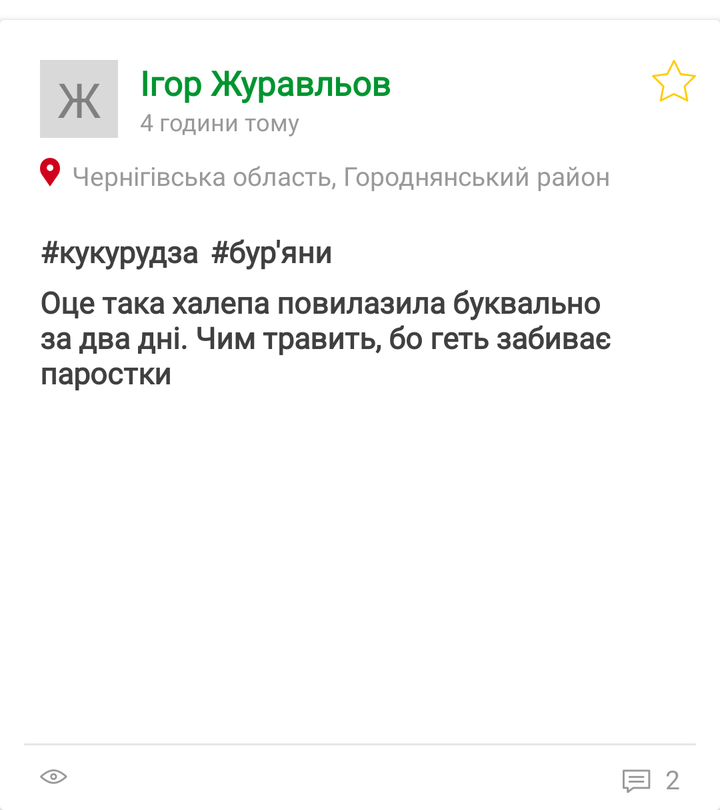
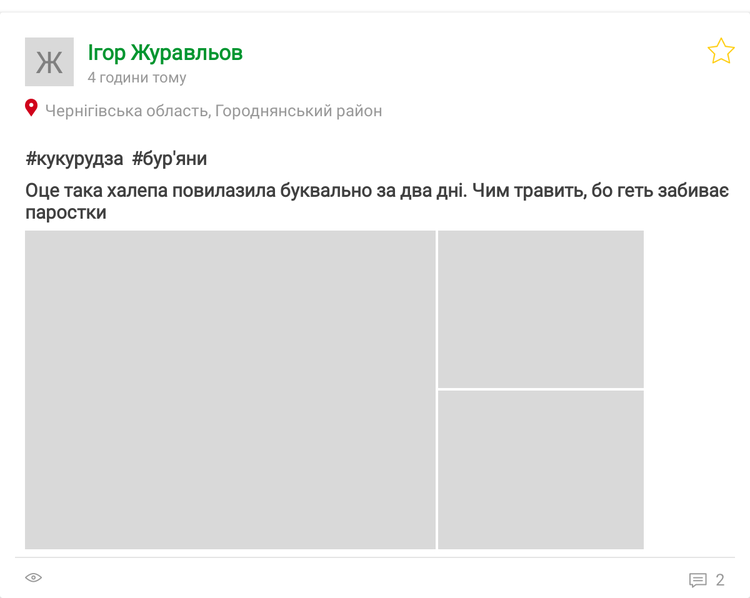

The same Android screen from two of the app's own layout files: first res/layout/ as a phone draws it, then the repository's variant for another configuration, drawn on a device whose configuration selects that folder. Both files follow.
<!-- AndroidManifest.xml: application theme AppTheme.Launcher -->
<!-- res/layout/recycler_item.xml -->
<?xml version="1.0" encoding="utf-8"?>
<androidx.cardview.widget.CardView
    xmlns:android="http://schemas.android.com/apk/res/android"
    xmlns:app="http://schemas.android.com/apk/res-auto"
    xmlns:tools="http://schemas.android.com/tools"
    android:layout_width="match_parent"
    android:layout_height="wrap_content"
    android:layout_marginTop="10dp"
    android:elevation="2dp">

    <androidx.constraintlayout.widget.ConstraintLayout
        android:layout_width="match_parent"
        android:layout_height="wrap_content"
        android:paddingStart="12dp"
        android:paddingTop="20dp"
        android:paddingEnd="12dp">

        <TextView
            android:id="@+id/recycler_item_icon"
            android:layout_width="39dp"
            android:layout_height="39dp"
            android:layout_marginStart="8dp"
            android:background="#d9d9d9"
            android:gravity="center"
            android:text="Ж"
            android:textColor="#808080"
            android:textSize="24sp"
            android:fontFamily="@font/sfui_display_ultralight"
            app:layout_constraintBottom_toBottomOf="parent"
            app:layout_constraintEnd_toEndOf="parent"
            app:layout_constraintHorizontal_bias="0.0"
            app:layout_constraintStart_toStartOf="parent"
            app:layout_constraintTop_toTopOf="parent"
            app:layout_constraintVertical_bias="0.0" />

        <TextView
            android:id="@+id/recycler_item_creator_name"
            android:layout_width="wrap_content"
            android:layout_height="wrap_content"
            android:layout_marginStart="11dp"
            android:text="Ігор Журавльов"
            android:textColor="@color/colorGreen"
            android:textSize="17sp"
            android:textStyle="bold"
            android:fontFamily="@font/sfui_display_bold"
            app:layout_constraintStart_toEndOf="@+id/recycler_item_icon"
            app:layout_constraintTop_toTopOf="@+id/recycler_item_icon" />

        <ToggleButton
            android:id="@+id/favButton"
            android:layout_width="22dp"
            android:layout_height="21dp"
            android:layout_gravity="center"
            android:background="@drawable/favorite_button_background"
            android:textOff=""
            android:textOn=""
            android:elevation="0dp"
            android:shadowColor="@android:color/white"
            app:layout_constraintEnd_toEndOf="parent"
            app:layout_constraintHorizontal_bias="1.0"
            app:layout_constraintStart_toStartOf="parent"
            app:layout_constraintTop_toTopOf="parent" />

        <TextView
            android:id="@+id/recycler_item_date"
            android:layout_width="wrap_content"
            android:layout_height="wrap_content"
            android:layout_marginStart="11dp"
            android:text="4 години тому"
            android:textColor="#999999"
            android:textSize="12sp"
            android:fontFamily="@font/sfui_display_regular"
            app:layout_constraintStart_toEndOf="@+id/recycler_item_icon"
            app:layout_constraintTop_toBottomOf="@+id/recycler_item_creator_name" />

        <ImageView
            android:id="@+id/recycler_item_geotag"
            android:layout_width="wrap_content"
            android:layout_height="wrap_content"
            android:layout_marginTop="10dp"
            android:src="@drawable/ic_newsfeed_geotag"
            app:layout_constraintStart_toStartOf="@+id/recycler_item_icon"
            app:layout_constraintTop_toBottomOf="@+id/recycler_item_icon" />

        <TextView
            android:id="@+id/recycler_item_address"
            android:layout_width="0dp"
            android:layout_height="wrap_content"
            android:layout_marginStart="6dp"
            android:fontFamily="@font/ubuntu"
            android:text="Чернігівська область, Городнянський район"
            android:textColor="#999999"
            android:textSize="13sp"
            app:layout_constraintEnd_toEndOf="parent"
            app:layout_constraintStart_toEndOf="@+id/recycler_item_geotag"
            app:layout_constraintTop_toTopOf="@+id/recycler_item_geotag" />

        <TextView
            android:id="@+id/recycler_item_culture"
            android:layout_width="wrap_content"
            android:layout_height="wrap_content"
            android:layout_marginTop="19dp"
            android:text="#кукурудза"
            android:textColor="#404040"
            android:textSize="15sp"
            android:textStyle="bold"
            android:fontFamily="@font/sfui_display_semibold"
            app:layout_constraintStart_toStartOf="@+id/recycler_item_geotag"
            app:layout_constraintTop_toBottomOf="@+id/recycler_item_address" />

        <TextView
            android:id="@+id/recycler_item_problem"
            android:layout_width="wrap_content"
            android:layout_height="wrap_content"
            android:layout_marginStart="6dp"
            android:layout_marginTop="19dp"
            android:text="#бур'яни"
            android:textColor="#404040"
            android:textSize="15sp"
            android:textStyle="bold"
            android:fontFamily="@font/sfui_display_semibold"
            app:layout_constraintStart_toEndOf="@+id/recycler_item_culture"
            app:layout_constraintTop_toBottomOf="@+id/recycler_item_address" />

        <TextView
            android:id="@+id/recycler_item_description"
            android:layout_width="0dp"
            android:layout_height="wrap_content"
            android:layout_marginTop="5dp"
            android:text="Оце така халепа повилазила буквально за два дні. Чим травить, бо геть забиває паростки"
            android:textColor="#404040"
            android:textSize="15sp"
            android:textStyle="bold"
            android:fontFamily="@font/sfui_display_semibold"
            app:layout_constraintEnd_toEndOf="parent"
            app:layout_constraintStart_toStartOf="@+id/recycler_item_culture"
            app:layout_constraintTop_toBottomOf="@+id/recycler_item_culture" />

        <ImageView
            android:id="@+id/recycler_item_image1"
            android:layout_width="0dp"
            android:layout_height="0dp"
            android:scaleType="centerCrop"
            android:layout_marginTop="5dp"
            android:background="@drawable/img_placeholder"
            app:layout_constraintDimensionRatio="w,1:1.29"
            app:layout_constraintEnd_toStartOf="@+id/recycler_item_image2"
            app:layout_constraintHorizontal_bias="0.5"
            app:layout_constraintHorizontal_weight="2"
            app:layout_constraintStart_toStartOf="@+id/recycler_item_description"
            app:layout_constraintTop_toBottomOf="@+id/recycler_item_description" />

        <ImageView
            android:id="@+id/recycler_item_image2"
            android:layout_width="0dp"
            android:layout_height="0dp"
            android:scaleType="centerCrop"
            android:layout_marginStart="2dp"
            android:layout_marginEnd="8dp"
            android:background="@drawable/img_placeholder"
            app:layout_constraintDimensionRatio="w,1:1.304"
            app:layout_constraintEnd_toEndOf="parent"
            app:layout_constraintHorizontal_bias="0.5"
            app:layout_constraintHorizontal_weight="1"
            app:layout_constraintStart_toEndOf="@+id/recycler_item_image1"
            app:layout_constraintTop_toTopOf="@+id/recycler_item_image1" />

        <ImageView
            android:id="@+id/recycler_item_image3"
            android:layout_width="0dp"
            android:layout_height="0dp"
            android:scaleType="centerCrop"
            android:layout_marginStart="2dp"
            android:layout_marginTop="1.9dp"
            android:background="@drawable/img_placeholder"
            app:layout_constraintBottom_toBottomOf="@+id/recycler_item_image1"
            app:layout_constraintEnd_toEndOf="@+id/recycler_item_image2"
            app:layout_constraintStart_toEndOf="@+id/recycler_item_image1"
            app:layout_constraintTop_toBottomOf="@+id/recycler_item_image2" />

        <View
            android:id="@+id/recycler_item_divider"
            android:layout_width="match_parent"
            android:layout_height="1dp"
            android:layout_marginTop="6dp"
            android:background="#e5e5e5"
            app:layout_constraintEnd_toEndOf="parent"
            app:layout_constraintStart_toStartOf="parent"
            app:layout_constraintTop_toBottomOf="@+id/recycler_item_image1" />

        <ImageView
            android:id="@+id/recycler_item_views_icon"
            android:layout_width="wrap_content"
            android:layout_height="wrap_content"
            android:layout_marginTop="12dp"
            android:src="@drawable/ic_newsfeed_postbar_views"
            app:layout_constraintStart_toStartOf="@+id/recycler_item_image1"
            app:layout_constraintTop_toBottomOf="@+id/recycler_item_divider" />

        <ImageView
            android:id="@+id/recycler_item_comments_icon"
            android:layout_width="wrap_content"
            android:layout_height="wrap_content"
            android:layout_marginTop="12dp"
            android:layout_marginEnd="7.2dp"
            android:layout_marginBottom="8.2dp"
            android:src="@drawable/ic_newsfeed_postbar_comments"
            app:layout_constraintBottom_toBottomOf="parent"
            app:layout_constraintEnd_toStartOf="@+id/recycler_item_comments_count"
            app:layout_constraintTop_toBottomOf="@+id/recycler_item_divider" />

        <TextView
            android:id="@+id/recycler_item_comments_count"
            android:layout_width="wrap_content"
            android:layout_height="wrap_content"
            android:layout_marginTop="8dp"
            android:layout_marginEnd="8dp"
            android:text="2"
            android:textColor="#999999"
            android:textSize="13sp"
            android:fontFamily="@font/sfui_display_regular"
            app:layout_constraintEnd_toEndOf="@+id/recycler_item_divider"
            app:layout_constraintTop_toBottomOf="@+id/recycler_item_divider" />

    </androidx.constraintlayout.widget.ConstraintLayout>

</androidx.cardview.widget.CardView>
<!-- resources referenced by this layout -->
<resources>
  <color name="colorGreen">#00952f</color>
  <!-- drawable favorite_button_background (drawable) -->
  <?xml version="1.0" encoding="utf-8"?>
  <selector xmlns:android="http://schemas.android.com/apk/res/android">
      
      <item android:drawable="@drawable/ic_favorites_requeat_card_filled"
          android:state_checked="true" />
      
      <item android:drawable="@drawable/ic_favorites_requeat_card_empty"
          android:state_checked="false"/>
  
  </selector>
  <!-- drawable ic_newsfeed_geotag: png bitmap (drawable-hdpi, 596 bytes) -->
  <!-- drawable ic_newsfeed_postbar_comments: png bitmap (drawable-hdpi, 419 bytes) -->
  <!-- drawable ic_newsfeed_postbar_views: png bitmap (drawable-hdpi, 607 bytes) -->
  <style name="AppTheme.Launcher">
          <item name="android:windowBackground">@drawable/launch_screen</item>
      </style>
  <!-- drawable ic_favorites_requeat_card_filled: png bitmap (drawable-hdpi, 798 bytes) -->
  <!-- drawable ic_favorites_requeat_card_empty: png bitmap (drawable-hdpi, 1174 bytes) -->
  <!-- drawable launch_screen (drawable) -->
  <?xml version="1.0" encoding="utf-8"?>
  <layer-list xmlns:android="http://schemas.android.com/apk/res/android" android:opacity="opaque">
  
      
      <item android:drawable="@android:color/white"/>
  
      
      <item>
  
          <bitmap
              android:src="@drawable/ic_navibar_logo"
              android:gravity="center"/>
  
      </item>
  
  </layer-list>
  <!-- drawable ic_navibar_logo: png bitmap (drawable-hdpi, 11535 bytes) -->
</resources>
<!-- res/layout-large/recycler_item.xml (the repository's variant of the layout above) -->
<!-- drawn on a 7-inch tablet held upright -->
<?xml version="1.0" encoding="utf-8"?>
<androidx.cardview.widget.CardView
    xmlns:android="http://schemas.android.com/apk/res/android"
    xmlns:app="http://schemas.android.com/apk/res-auto"
    xmlns:tools="http://schemas.android.com/tools"
    android:layout_width="match_parent"
    android:layout_height="wrap_content"
    android:layout_marginTop="10dp"
    android:elevation="2dp">

    <androidx.constraintlayout.widget.ConstraintLayout
        android:layout_width="match_parent"
        android:layout_height="match_parent"
        android:paddingStart="12dp"
        android:paddingTop="20dp"
        android:paddingEnd="12dp">

        <TextView
            android:id="@+id/recycler_item_icon"
            android:layout_width="39dp"
            android:layout_height="39dp"
            android:layout_marginStart="8dp"
            android:background="#d9d9d9"
            android:gravity="center"
            android:text="Ж"
            android:textColor="#808080"
            android:textSize="24sp"
            android:fontFamily="@font/sfui_display_ultralight"
            app:layout_constraintBottom_toBottomOf="parent"
            app:layout_constraintEnd_toEndOf="parent"
            app:layout_constraintHorizontal_bias="0.0"
            app:layout_constraintStart_toStartOf="parent"
            app:layout_constraintTop_toTopOf="parent"
            app:layout_constraintVertical_bias="0.0" />

        <TextView
            android:id="@+id/recycler_item_creator_name"
            android:layout_width="wrap_content"
            android:layout_height="wrap_content"
            android:layout_marginStart="11dp"
            android:text="Ігор Журавльов"
            android:textColor="@color/colorGreen"
            android:textSize="17sp"
            android:textStyle="bold"
            android:fontFamily="@font/sfui_display_bold"
            app:layout_constraintStart_toEndOf="@+id/recycler_item_icon"
            app:layout_constraintTop_toTopOf="@+id/recycler_item_icon" />

        <ToggleButton
            android:id="@+id/favButton"
            android:layout_width="22dp"
            android:layout_height="21dp"
            android:layout_gravity="center"
            android:background="@drawable/favorite_button_background"
            android:textOff=""
            android:textOn=""
            android:elevation="0dp"
            android:shadowColor="@android:color/white"
            app:layout_constraintEnd_toEndOf="parent"
            app:layout_constraintHorizontal_bias="1.0"
            app:layout_constraintStart_toStartOf="parent"
            app:layout_constraintTop_toTopOf="parent" />

        <TextView
            android:id="@+id/recycler_item_date"
            android:layout_width="wrap_content"
            android:layout_height="wrap_content"
            android:layout_marginStart="11dp"
            android:text="4 години тому"
            android:textColor="#999999"
            android:textSize="12sp"
            android:fontFamily="@font/sfui_display_regular"
            app:layout_constraintStart_toEndOf="@+id/recycler_item_icon"
            app:layout_constraintTop_toBottomOf="@+id/recycler_item_creator_name" />

        <ImageView
            android:id="@+id/recycler_item_geotag"
            android:layout_width="wrap_content"
            android:layout_height="wrap_content"
            android:layout_marginTop="10dp"
            android:src="@drawable/ic_newsfeed_geotag"
            app:layout_constraintStart_toStartOf="@+id/recycler_item_icon"
            app:layout_constraintTop_toBottomOf="@+id/recycler_item_icon" />

        <TextView
            android:id="@+id/recycler_item_address"
            android:layout_width="0dp"
            android:layout_height="wrap_content"
            android:layout_marginStart="6dp"
            android:fontFamily="@font/ubuntu"
            android:text="Чернігівська область, Городнянський район"
            android:textColor="#999999"
            android:textSize="13sp"
            app:layout_constraintEnd_toEndOf="parent"
            app:layout_constraintStart_toEndOf="@+id/recycler_item_geotag"
            app:layout_constraintTop_toTopOf="@+id/recycler_item_geotag" />

        <TextView
            android:id="@+id/recycler_item_culture"
            android:layout_width="wrap_content"
            android:layout_height="wrap_content"
            android:layout_marginTop="19dp"
            android:text="#кукурудза"
            android:textColor="#404040"
            android:textSize="15sp"
            android:textStyle="bold"
            android:fontFamily="@font/sfui_display_semibold"
            app:layout_constraintStart_toStartOf="@+id/recycler_item_geotag"
            app:layout_constraintTop_toBottomOf="@+id/recycler_item_address" />

        <TextView
            android:id="@+id/recycler_item_problem"
            android:layout_width="wrap_content"
            android:layout_height="wrap_content"
            android:layout_marginStart="6dp"
            android:layout_marginTop="19dp"
            android:text="#бур'яни"
            android:textColor="#404040"
            android:textSize="15sp"
            android:textStyle="bold"
            android:fontFamily="@font/sfui_display_semibold"
            app:layout_constraintStart_toEndOf="@+id/recycler_item_culture"
            app:layout_constraintTop_toBottomOf="@+id/recycler_item_address" />

        <TextView
            android:id="@+id/recycler_item_description"
            android:layout_width="0dp"
            android:layout_height="wrap_content"
            android:layout_marginTop="5dp"
            android:text="Оце така халепа повилазила буквально за два дні. Чим травить, бо геть забиває паростки"
            android:textColor="#404040"
            android:textSize="15sp"
            android:textStyle="bold"
            android:fontFamily="@font/sfui_display_semibold"
            app:layout_constraintEnd_toEndOf="parent"
            app:layout_constraintStart_toStartOf="@+id/recycler_item_culture"
            app:layout_constraintTop_toBottomOf="@+id/recycler_item_culture" />

        <ImageView
            android:id="@+id/recycler_item_image1"
            android:layout_width="0dp"
            android:layout_height="0dp"
            android:scaleType="centerCrop"
            android:layout_marginTop="5dp"
            android:background="#d9d9d9"
            app:layout_constraintDimensionRatio="w,1:1.29"
            app:layout_constraintEnd_toStartOf="@+id/recycler_item_image2"
            app:layout_constraintHorizontal_bias="0.5"
            app:layout_constraintHorizontal_weight="2"
            app:layout_constraintStart_toStartOf="@+id/recycler_item_description"
            app:layout_constraintTop_toBottomOf="@+id/recycler_item_description" />

        <ImageView
            android:id="@+id/recycler_item_image2"
            android:layout_width="0dp"
            android:layout_height="0dp"
            android:scaleType="centerCrop"
            android:layout_marginStart="2dp"
            android:background="#d9d9d9"
            app:layout_constraintDimensionRatio="w,1:1.304"
            app:layout_constraintEnd_toStartOf="@+id/guideline"
            app:layout_constraintHorizontal_bias="0.5"
            app:layout_constraintHorizontal_weight="1"
            app:layout_constraintStart_toEndOf="@+id/recycler_item_image1"
            app:layout_constraintTop_toTopOf="@+id/recycler_item_image1" />

        <ImageView
            android:id="@+id/recycler_item_image3"
            android:layout_width="0dp"
            android:layout_height="0dp"
            android:scaleType="centerCrop"
            android:layout_marginStart="2dp"
            android:layout_marginTop="1.9dp"
            android:background="#d9d9d9"
            app:layout_constraintBottom_toBottomOf="@+id/recycler_item_image1"
            app:layout_constraintEnd_toEndOf="@+id/recycler_item_image2"
            app:layout_constraintStart_toEndOf="@+id/recycler_item_image1"
            app:layout_constraintTop_toBottomOf="@+id/recycler_item_image2" />

        <View
            android:id="@+id/recycler_item_divider"
            android:layout_width="match_parent"
            android:layout_height="1dp"
            android:layout_marginTop="6dp"
            android:background="#e5e5e5"
            app:layout_constraintEnd_toEndOf="parent"
            app:layout_constraintStart_toStartOf="parent"
            app:layout_constraintTop_toBottomOf="@+id/recycler_item_image1" />

        <ImageView
            android:id="@+id/recycler_item_views_icon"
            android:layout_width="wrap_content"
            android:layout_height="wrap_content"
            android:layout_marginTop="12dp"
            android:src="@drawable/ic_newsfeed_postbar_views"
            app:layout_constraintStart_toStartOf="@+id/recycler_item_image1"
            app:layout_constraintTop_toBottomOf="@+id/recycler_item_divider" />

        <ImageView
            android:id="@+id/recycler_item_comments_icon"
            android:layout_width="wrap_content"
            android:layout_height="wrap_content"
            android:layout_marginTop="12dp"
            android:layout_marginEnd="7.2dp"
            android:layout_marginBottom="8.2dp"
            android:src="@drawable/ic_newsfeed_postbar_comments"
            app:layout_constraintBottom_toBottomOf="parent"
            app:layout_constraintEnd_toStartOf="@+id/recycler_item_comments_count"
            app:layout_constraintTop_toBottomOf="@+id/recycler_item_divider" />

        <TextView
            android:id="@+id/recycler_item_comments_count"
            android:layout_width="wrap_content"
            android:layout_height="wrap_content"
            android:layout_marginTop="8dp"
            android:layout_marginEnd="8dp"
            android:text="2"
            android:textColor="#999999"
            android:textSize="13sp"
            android:fontFamily="@font/sfui_display_regular"
            app:layout_constraintEnd_toEndOf="@+id/recycler_item_divider"
            app:layout_constraintTop_toBottomOf="@+id/recycler_item_divider" />

        <androidx.constraintlayout.widget.Guideline
            android:id="@+id/guideline"
            android:layout_width="wrap_content"
            android:layout_height="wrap_content"
            android:orientation="vertical"
            app:layout_constraintGuide_begin="503dp" />

    </androidx.constraintlayout.widget.ConstraintLayout>

</androidx.cardview.widget.CardView>
